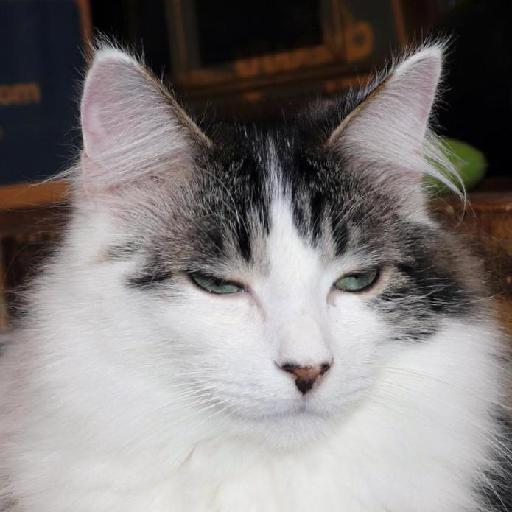
#> input picture cats/flickr_cat_000029.jpg, 512 x 512 px; its folder holds only this picture in this run
$ jupyter execute --allow-errors Animal_Faces.ipynb   (shell and % lines are left out)
#> lines starting #> are read from the running program, lines starting #| are printed output that depends on the picture
# Lab 2: Exploring Image Data #

# 1 Business Understanding

## 1.1 Background

Facial recognition is used in a variety of ways within the tech industry. One example is Facebook's automatic tagging. When a user posts a picture of themselves and their friends, Facebook will look at the picture and tag any of the user's friends with their profile. No longer do users have to manually tag their friends on posts. Another use of facial recognition is identifying endangered species in the wild to protect them. With a collection of well-positioned cameras, park rangers and researchers are able to easily monitor wildlife remotely, and the use of facial recognition software allows them to automatically track the locations of endangered species as well as poachers. The popular use of facial modifications through the use of filters such as those found in the popular mobile application *SnapChat* demonstrate that this technology is a useful tool in social media and entertainment industry, as well.

Creating classification models for animal breeds provide a variety of uses. According to the American Humane Society, 10 million household pets are lost every year in the United States. Only a fraction of those pets end up in animal shelters, and many of them won't ever be reunited with their owners. Animal facial recognition technology can help pet owners find their lost pets in conjunction with the numerous public-facing cameras in city streets. Self-driving cars also greatly leverage the use of computer vision technology. Although car manufacturers are more concerened about human lives, animal-related car accidents and fatalities are not uncommon. Being able to identify a large moose on snowy Canadian roads could prevent major car accidents, and the ability to recognize a cat or dog on a road can prevent the loss of someone's pet. The usage of image recognition software is wide-ranging, but we know it is incredibly useful in today's world.

https://americanhumane.org/blog/every-day-is-tag-day-is-your-pet-protected/#:~:text=Each%20year%2C%20approximately%2010%20million,in%20the%20nation's%20animal%20shelters.

https://www.nathab.com/blog/self-driving-vehicles-could-save-animal-lives

## 1.2 Value Proposition

The cat and dog faces dataset is a subset of Cornell University's STARGan v2 dataset of high quality animal faces. These images are useful for solving image-to-image translation problems, where the goal is to learn the mapping between an input image and an output image. A practical application for this would be the use of computer-generated imagery in films and image-editing. Creating software that provides high qualilty, accurate, and fast image-to-image translation using these images can provide great value to the entertainment and other industries.

For our purpose, we are concerned with classifying these images and creating accurate captions. By generating accurate descriptions for these images as either cat or dog, we can help create better tools for animal shelters and wildlife protection organizations for in-depth animal identification tasks.

https://github.com/clovaai/stargan-v2

## 1.3 Measure of Success

Since there exists two different classes in our animal dataset, cat or dog, we expect our predictions to yield a nearly 100% success rate given inputs with the same quality of those within our dataset. The original purpose of the dataset was not image classification so we cannot create a measure of success based on a measure stated within the associated paper. But, as the classification task associated with the dataset will be binary, the classification must, at minimum, be better than coin flips yielding 50% accuracy.

## 1. Data Preparation

### 1.1 Data loading

* Each of our `cats` and `dogs` directories contain 2000 images of the said animal respectively (so 4000 images total)
* These images are loaded into their respective dataset containers, which for now will be a list of images
* To expedite our computatation, we will resize our images from 512 x 512 to 128 x 128 pixels

[cell 1]
from typing import *
import cv2 # pip install opencv-python
import os
import glob

def get_list_of_imgs(folder_path: str) -> List:
#> called with folder_path = './cats'
    data_path = os.path.join(folder_path,'*g')
    files = glob.glob(data_path)
    list_of_imgs = []
    for f1 in files:
        img = cv2.imread(f1)
#> img is the input picture: shape (512, 512, 3); mean B, G, R 125, 125.7, 130.4
        img_resized = cv2.resize(img, dsize = (128, 128), interpolation = cv2.INTER_CUBIC)
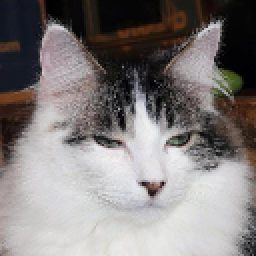
#> img_resized: shape (128, 128, 3) (shown 2 times larger); mean B, G, R 125, 125.7, 130.4
        # img_resized = cv2.resize(img, dsize = (128, 128))
        list_of_imgs.append(img_resized)
    return list_of_imgs

list_of_cat_imgs = get_list_of_imgs('./cats')
#> list_of_cat_imgs = 1 item
list_of_dog_imgs = get_list_of_imgs('./dogs')

print(f'Loaded {len(list_of_cat_imgs)} cat images')
#| Loaded 1 cat images
print(f'Loaded {len(list_of_cat_imgs)} dog images')
#| Loaded 1 dog images

#> (a cell that did not finish here is left out)

#> (a cell that did not finish here is left out)

*   All images in our dataset are grayscaled since
  * Color is not the most prominent distinguishing attribute between a cat and a dog
  * Luminance is more important in distinguisnig visual features of an image
  * Doing so further reduces the computational complexity of our analyses by allowing us to interact with a number representing a pixel instead of a 3-length (for RGB values) or 4-length (for BGBA values) array
* In addition, we now contain all of our images within Numpy arrays instead of Python lists since Numpy arrays
  * Take up less space
  * Are faster in terms of performing mathematical operations on a large number of data, which certainly is the case for us since we are working with image data, which contain large number of elements (at least 1 per every pixel)

[cell 4]
import numpy as np

def list_to_numpy_array(img):
    return np.asarray(img, dtype=np.float32)

def grayscale(img):
    return np.dot(img[...,:3], [0.299, 0.587, 0.144])
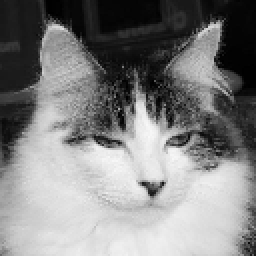
#> returned value: shape (128, 128) float64 (shown 2 times larger); min 0, max 248.7, mean 129.9

def grayscale_imgs(list_of_imgs):
    return list_to_numpy_array([grayscale(img) for img in list_of_imgs])

np_cats = grayscale_imgs(list_of_cat_imgs)
np_dogs = grayscale_imgs(list_of_dog_imgs)

Here, we ensure that all of our images are of the same size (i.e. are of the expected 126 x 128 dimensions)

[cell 5]
def get_height(img):
    return len(img)

def get_width(img):
    return len(img[0])

def check_all_imgs_same_dimensions(imgs, animal_type):
#> called with imgs = array of shape (1, 128, 128), animal_type = 'cat'
    h = get_height(imgs[0])
#> h = 128
    w = get_width(imgs[0])
#> w = 128
    h_set = set()
    w_set = set()
    for img in imgs:
        h_set.add(get_height(img))
        w_set.add(get_width(img))
#> this loop made 1 pass
#> after the loop, h_set = 1 item; w_set = 1 item
    all_heights_are_equal = len(h_set) == 1
#> all_heights_are_equal = True
    all_widths_are_equal = len(w_set) == 1
#> all_widths_are_equal = True
    all_same_dimensions = all_heights_are_equal and all_widths_are_equal
#> all_same_dimensions = True
    if all_heights_are_equal and all_widths_are_equal:
      print(f'All {animal_type} images have same width and height ({w} x {h})')
#| All cat images have same width and height (128 x 128)
    else:
      print(f'All {animal_type} images DO NOT have same width and height ({w} x {h})')

check_all_imgs_same_dimensions(np_cats, 'cat')
#> (the rest of this cell did not finish here and is left out)


### 1.2 Image visualization

To ensure that our images have been properly grayscaled, that their resizing have not significantly distorted their image quality, and to provide a visual basis from which we will process our images, we print the first 18 images in each of our dataset.

[cell 6]
import matplotlib.pyplot as plt

def plot_gallery(images, titles=None, h=128, w=128, n_row=3, n_col=6):
    """Helper function to plot a gallery of portraits"""
#> called with images = array of shape (1, 128, 128), h = 128, w = 128, n_row = 3, n_col = 6
    plt.figure(figsize=(1.7 * n_col, 2.3 * n_row))
    plt.subplots_adjust(bottom=0, left=.01, right=.99, top=.90, hspace=.35)
    for i in range(n_row * n_col):
        plt.subplot(n_row, n_col, i + 1)
        plt.imshow(images[i].reshape((h, w)), cmap=plt.cm.gray)
        if titles: plt.title(titles[i], size=12)
        plt.xticks(())
        plt.yticks(())

[cell 7]
print('Gallery of Cats')
#> (the rest of this cell did not finish here and is left out)

[cell 8]
print('Gallery of Dogs')
#> (the rest of this cell did not finish here and is left out)

### 1.3 Image linearization

To perform statistical analyses on our datasets, we flatten each of our images from its

[cell 9]
import pandas as pd
import numpy as np

def flatten(img):
  return img.flatten()

def apply_to_all(imgs, func):
    return list_to_numpy_array([func(img) for img in imgs])

flatten_cats = apply_to_all(np_cats, flatten)
flatten_dogs = apply_to_all(np_dogs, flatten)

df_cat = pd.DataFrame.from_records(flatten_cats)
#> df_cat = table of 1 rows and 16384 columns
df_dog = pd.DataFrame.from_records(flatten_dogs)

[cell 10]
df_cat
#> Out = table of 1 rows and 16384 columns

[cell 11]
df_dog

# 2 Data Reduction

## 2.1 Dimensionality Reduction with Principle Component Analysis Linear

[cell 12]
# Reference: https://github.com/eclarson/MachineLearningNotebooks/blob/master/04.%20Dimension%20Reduction%20and%20Images.ipynb ln 35
from sklearn.decomposition import PCA

animals = ['cat', 'dog']
#> (the rest of this cell did not finish here and is left out)

#> (a cell that did not finish here is left out)

[cell 14]
# Reference: https://github.com/eclarson/MachineLearningNotebooks/blob/master/04.%20Dimension%20Reduction%20and%20Images.ipynb ln 8
# [17 lines left out: function plot_explained_variance, not called in this run]
#> (the rest of this cell did not finish here and is left out)

## 2.2 Dimensionality Reduction with Randomized Principle Component Analysis Linear

[cell 15]
n_components = 1000
#> (the rest of this cell did not finish here and is left out)

#> (a cell that did not finish here is left out)

## 2.3 PCA vs Random PCA

[cell 17]
from ipywidgets import widgets
import warnings

# [25 lines left out: function plt_reconstruct, not called in this run]


#> (the rest of this cell did not finish here and is left out)

## 4 Feature Extractions

### 4.1 Basic statistics

[cell 18]
# statistics of pixel values
def generate_df_stat(df):
    df_stat = pd.DataFrame()
    df_stat['mean'] = [df.iloc[i].mean() for i in range(len(df))]
    df_stat['std'] = [df.iloc[i].std() for i in range(len(df))]
    df_stat['skew'] = [df.iloc[i].skew() for i in range(len(df))]
    df_stat['kurtosis'] = [df.iloc[i].kurtosis() for i in range(len(df))]
    return df_stat

[cell 19]
df_stat_cat = generate_df_stat(df_cat)
#> df_stat_cat = table of 1 rows and 4 columns
df_stat_dog = generate_df_stat(df_dog)

[cell 20]
df_stat_cat
#> Out = table of 1 rows and 4 columns

[cell 21]
stat_features = ['mean', 'std', 'skew', 'kurtosis']

for feature in stat_features:
    df_stat_cat[feature].plot(kind='hist', bins=50)
    df_stat_dog[feature].plot(kind='hist', bins=50)
    plt.legend(['cat', 'dog'])
    plt.title(feature + ' distribution')
    plt.show()
    print("Cat", feature, "stats:")
    print(df_stat_cat[feature].describe())
    print()
    print("Dog", feature, "stats:")
    print(df_stat_dog[feature].describe())
    print("-----------------------------------------------")
#> this loop made 4 passes
#> (printed output is left out)
#> pass 1, `plt.show()`:
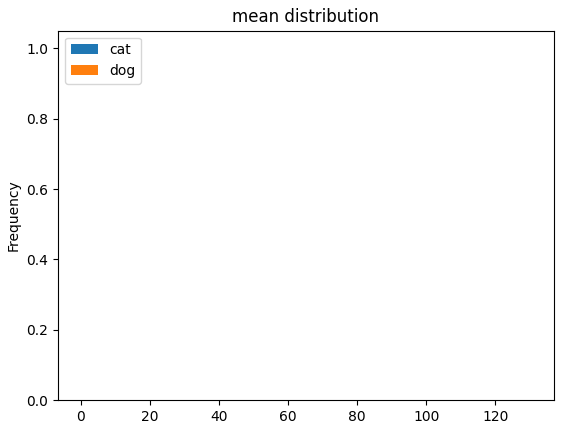
#> figure drawn by matplotlib, 1 panel; tallest bar 1 high, from x = 129.9 to 130

### 4.2 Daisy features

[cell 22]
# Merging dog and cat dataframe
df_both = pd.concat([df_cat, df_dog], ignore_index=True)
#> df_both = table of 1 rows and 16384 columns
df_both
#> Out = table of 1 rows and 16384 columns

[cell 23]
from skimage.feature import daisy
h = w = 128
#> (the rest of this cell did not finish here and is left out)

[cell 24]
def apply_daisy(row,shape):
    feat = daisy(row.reshape(shape),step=10, radius=10, rings=2, histograms=4, orientations=8, visualize=False)
    return feat.reshape((-1))

Now, we are going to try visulize how DAISY works in the dataset by choosing random image and finding the most similar one to it.

[cell 25]
from sklearn.metrics.pairwise import pairwise_distances

# apply to entire data, row by row,
# takes about a minute to run
daisy_features = np.apply_along_axis(apply_daisy, 1, df_both, (h,w))
print(daisy_features.shape)
#| (1, 8712)

# find the pairwise distance between all the different image features
dist_matrix = pairwise_distances(daisy_features)
#> dist_matrix = [0]

$ run again, on cats/flickr_cat_000271.jpg
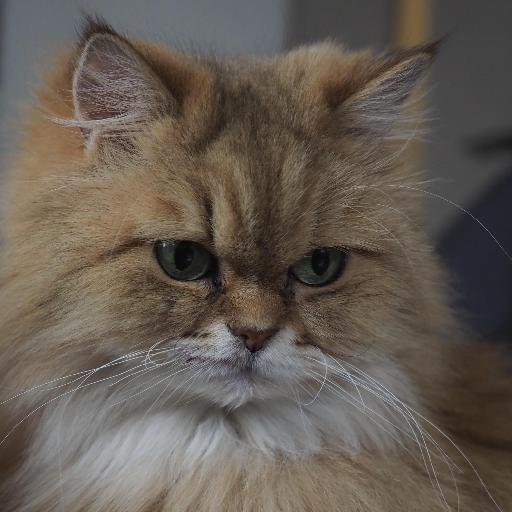
#> input picture cats/flickr_cat_000271.jpg, 512 x 512 px
#> in get_list_of_imgs, img is the input picture: shape (512, 512, 3); mean B, G, R 82.9, 91.7, 100.4
#> list_of_cat_imgs = 1 item
#| Loaded 1 cat images
#| Loaded 1 dog images
#> in grayscale, `return np.dot(img[...,:3], [0.299, 0.587, 0.144])`:
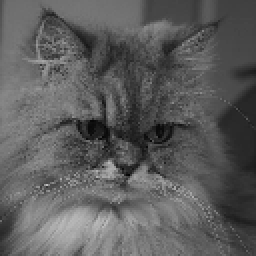
#> returned value: shape (128, 128) float64 (shown 2 times larger); min 3.96, max 192, mean 93
#> h = 128
#> the loop in check_all_imgs_same_dimensions, `for img in imgs:` made 1 pass
#> after the loop in check_all_imgs_same_dimensions, `for img in imgs:`: h_set = 1 item
#> all_heights_are_equal = True
#| All cat images have same width and height (128 x 128)
#> df_cat = table of 1 rows and 16384 columns
#> df_stat_cat = table of 1 rows and 4 columns
#> the loop `for feature in stat_features:` made 4 passes
#> (printed output is left out)
#> pass 1, `plt.show()`:
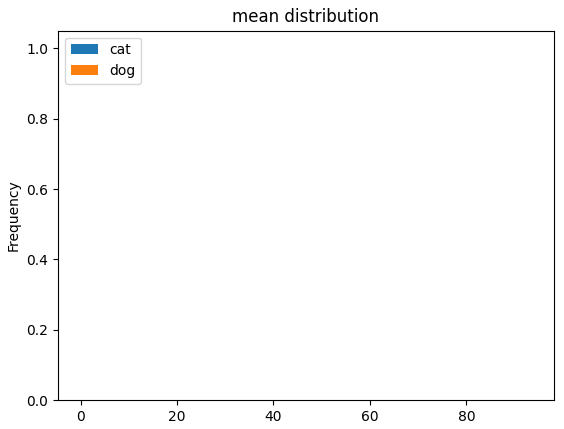
#> figure drawn by matplotlib, 1 panel; tallest bar 1 high, from x = 93.01 to 93.03
#> df_both = table of 1 rows and 16384 columns
#| (1, 8712)
#> dist_matrix = [0]

$ run again, on cats/flickr_cat_000284.jpg
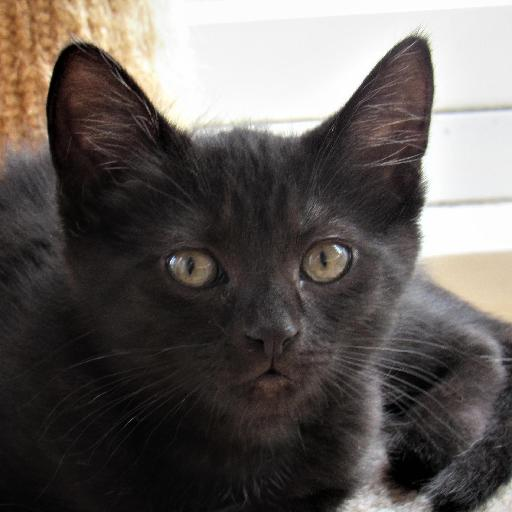
#> input picture cats/flickr_cat_000284.jpg, 512 x 512 px
#> in get_list_of_imgs, img is the input picture: shape (512, 512, 3); mean B, G, R 89.1, 92.3, 98
#> list_of_cat_imgs = 1 item
#| Loaded 1 cat images
#| Loaded 1 dog images
#> in grayscale, `return np.dot(img[...,:3], [0.299, 0.587, 0.144])`:
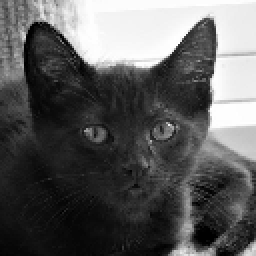
#> returned value: shape (128, 128) float64 (shown 2 times larger); min 0, max 262.6, mean 94.9; drawn with min black and max white
#> h = 128
#> the loop in check_all_imgs_same_dimensions, `for img in imgs:` made 1 pass
#> after the loop in check_all_imgs_same_dimensions, `for img in imgs:`: h_set = 1 item
#> all_heights_are_equal = True
#| All cat images have same width and height (128 x 128)
#> df_cat = table of 1 rows and 16384 columns
#> df_stat_cat = table of 1 rows and 4 columns
#> the loop `for feature in stat_features:` made 4 passes
#> (printed output is left out)
#> pass 2, `plt.show()`:
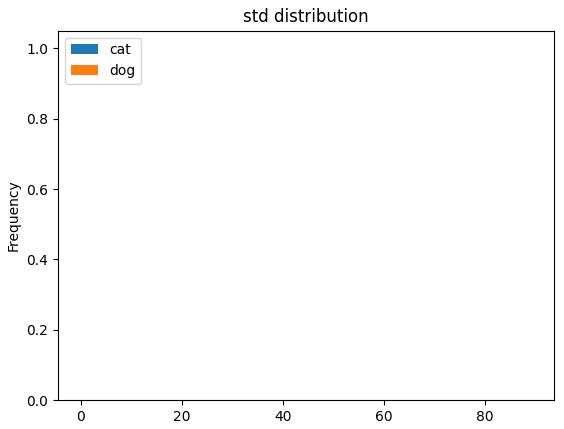
#> figure drawn by matplotlib, 1 panel; tallest bar 1 high, from x = 88.68 to 88.7
#> df_both = table of 1 rows and 16384 columns
#| (1, 8712)
#> dist_matrix = [0]

$ run again, on cats/flickr_cat_000327.jpg
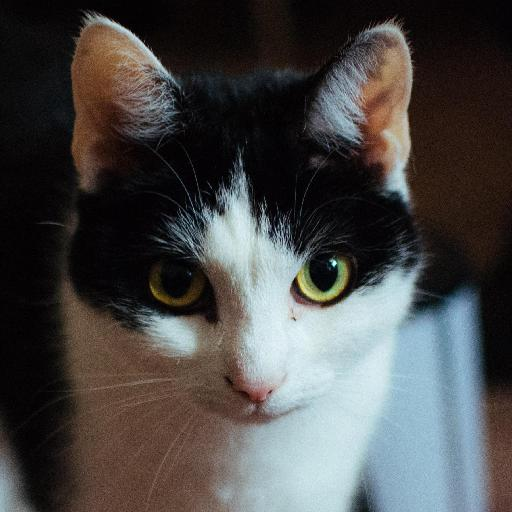
#> input picture cats/flickr_cat_000327.jpg, 512 x 512 px
#> in get_list_of_imgs, img is the input picture: shape (512, 512, 3); mean B, G, R 71.3, 72, 73.1
#> list_of_cat_imgs = 1 item
#| Loaded 1 cat images
#| Loaded 1 dog images
#> in grayscale, `return np.dot(img[...,:3], [0.299, 0.587, 0.144])`:
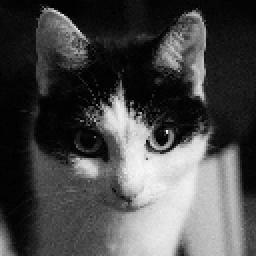
#> returned value: shape (128, 128) float64 (shown 2 times larger); min 0, max 255.9, mean 74.1; drawn with min black and max white
#> h = 128
#> the loop in check_all_imgs_same_dimensions, `for img in imgs:` made 1 pass
#> after the loop in check_all_imgs_same_dimensions, `for img in imgs:`: h_set = 1 item
#> all_heights_are_equal = True
#| All cat images have same width and height (128 x 128)
#> df_cat = table of 1 rows and 16384 columns
#> df_stat_cat = table of 1 rows and 4 columns
#> the loop `for feature in stat_features:` made 4 passes
#> (printed output is left out)
#> pass 1, `plt.show()`:
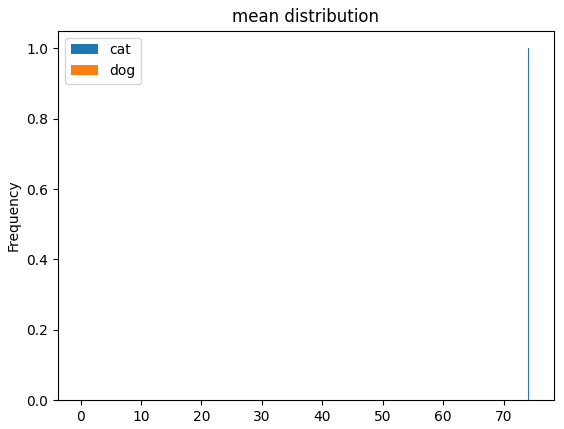
#> figure drawn by matplotlib, 1 panel; tallest bar 1 high, from x = 74.12 to 74.14
#> df_both = table of 1 rows and 16384 columns
#| (1, 8712)
#> dist_matrix = [0]

$ run again, on cats/flickr_cat_000045.jpg
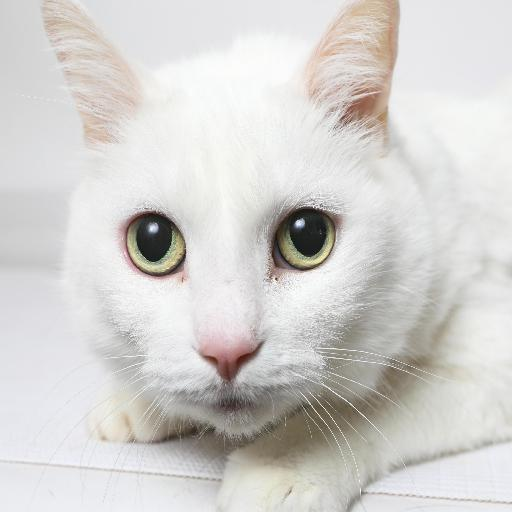
#> input picture cats/flickr_cat_000045.jpg, 512 x 512 px
#> in get_list_of_imgs, img is the input picture: shape (512, 512, 3); mean B, G, R 206.8, 209.4, 211.3
#> list_of_cat_imgs = 1 item
#| Loaded 1 cat images
#| Loaded 1 dog images
#> in grayscale, `return np.dot(img[...,:3], [0.299, 0.587, 0.144])`:
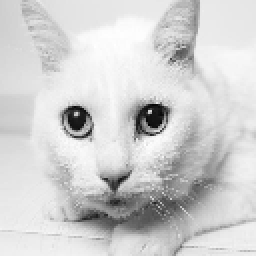
#> returned value: shape (128, 128) float64 (shown 2 times larger); min 13.36, max 260, mean 215.1; drawn with min black and max white
#> h = 128
#> the loop in check_all_imgs_same_dimensions, `for img in imgs:` made 1 pass
#> after the loop in check_all_imgs_same_dimensions, `for img in imgs:`: h_set = 1 item
#> all_heights_are_equal = True
#| All cat images have same width and height (128 x 128)
#> df_cat = table of 1 rows and 16384 columns
#> df_stat_cat = table of 1 rows and 4 columns
#> the loop `for feature in stat_features:` made 4 passes
#> (printed output is left out)
#> pass 1, `plt.show()`:
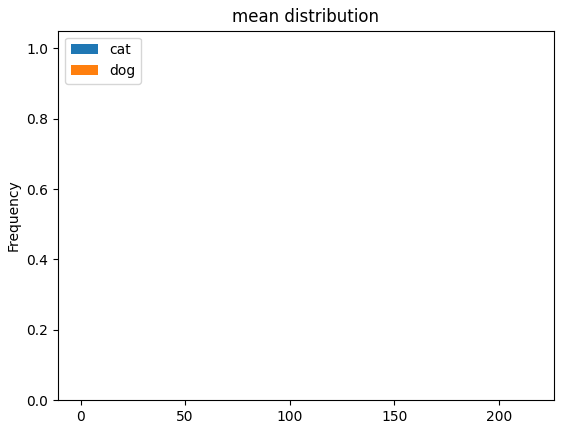
#> figure drawn by matplotlib, 1 panel; tallest bar 1 high, from x = 215.1 to 215.1
#> df_both = table of 1 rows and 16384 columns
#| (1, 8712)
#> dist_matrix = [0]
